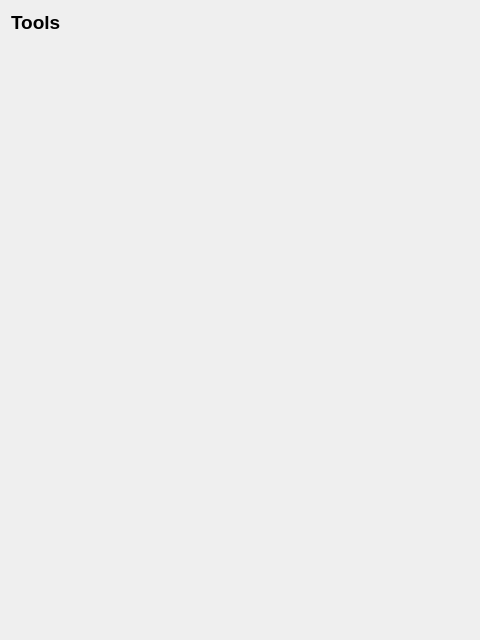
<?xml version="1.0" encoding="UTF-8"?>
<ui version="4.0">
 <class>ToolsPage</class>
 <widget class="QWidget" name="ToolsPage">
  <property name="geometry">
   <rect>
    <x>0</x>
    <y>0</y>
    <width>480</width>
    <height>640</height>
   </rect>
  </property>
  <property name="windowTitle">
   <string>Form</string>
  </property>
  <layout class="QVBoxLayout" name="verticalLayout">
   <item>
    <layout class="QHBoxLayout" name="tools_title_layout">
     <property name="bottomMargin">
      <number>32</number>
     </property>
     <item>
      <widget class="QLabel" name="tools_title_label">
       <property name="sizePolicy">
        <sizepolicy hsizetype="Preferred" vsizetype="Fixed">
         <horstretch>0</horstretch>
         <verstretch>0</verstretch>
        </sizepolicy>
       </property>
       <property name="text">
        <string>&lt;html&gt;&lt;head/&gt;&lt;body&gt;&lt;p&gt;&lt;span style=&quot; font-size:14pt; font-weight:700;&quot;&gt;Tools&lt;/span&gt;&lt;/p&gt;&lt;/body&gt;&lt;/html&gt;</string>
       </property>
      </widget>
     </item>
    </layout>
   </item>
   <item>
    <widget class="QWidget" name="content_area" native="true"/>
   </item>
   <item>
    <spacer name="verticalSpacer">
     <property name="orientation">
      <enum>Qt::Orientation::Vertical</enum>
     </property>
     <property name="sizeHint" stdset="0">
      <size>
       <width>20</width>
       <height>40</height>
      </size>
     </property>
    </spacer>
   </item>
  </layout>
 </widget>
 <resources/>
 <connections/>
</ui>
